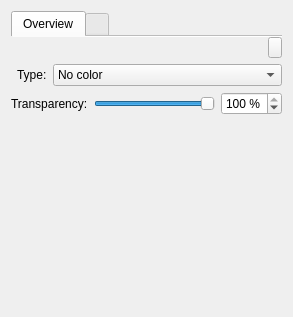
<?xml version="1.0" encoding="UTF-8"?>
<ui version="4.0">
 <class>SelectorWidget</class>
 <widget class="QWidget" name="SelectorWidget">
  <property name="geometry">
   <rect>
    <x>0</x>
    <y>0</y>
    <width>293</width>
    <height>317</height>
   </rect>
  </property>
  <layout class="QHBoxLayout" name="horizontalLayout_4">
   <item>
    <widget class="QTabWidget" name="tabWidget">
     <property name="currentIndex">
      <number>0</number>
     </property>
     <property name="documentMode">
      <bool>true</bool>
     </property>
     <widget class="QWidget" name="overviewTab">
      <attribute name="title">
       <string>Overview</string>
      </attribute>
      <layout class="QGridLayout" name="gridLayout_3">
       <property name="margin">
        <number>0</number>
       </property>
       <item row="0" column="0">
        <widget class="StrokeFillSelector" name="selector">
         <property name="sizePolicy">
          <sizepolicy hsizetype="Minimum" vsizetype="Minimum">
           <horstretch>0</horstretch>
           <verstretch>0</verstretch>
          </sizepolicy>
         </property>
        </widget>
       </item>
       <item row="0" column="1">
        <layout class="QGridLayout" name="gridLayout">
         <item row="0" column="1">
          <widget class="QLabel" name="type">
           <property name="sizePolicy">
            <sizepolicy hsizetype="Expanding" vsizetype="Preferred">
             <horstretch>0</horstretch>
             <verstretch>0</verstretch>
            </sizepolicy>
           </property>
          </widget>
         </item>
         <item row="0" column="2">
          <widget class="QToolButton" name="typePopup">
           <property name="shortcut">
            <string>Ctrl+S</string>
           </property>
           <property name="popupMode">
            <enum>QToolButton::InstantPopup</enum>
           </property>
           <property name="toolButtonStyle">
            <enum>Qt::ToolButtonTextOnly</enum>
           </property>
          </widget>
         </item>
         <item row="1" column="0">
          <widget class="QLabel" name="label">
           <property name="sizePolicy">
            <sizepolicy hsizetype="Maximum" vsizetype="Preferred">
             <horstretch>0</horstretch>
             <verstretch>0</verstretch>
            </sizepolicy>
           </property>
           <property name="text">
            <string>Type:</string>
           </property>
           <property name="buddy">
            <cstring>typeChoice</cstring>
           </property>
          </widget>
         </item>
         <item row="1" column="1" colspan="2">
          <widget class="QComboBox" name="typeChoice">
           <item>
            <property name="text">
             <string>No color</string>
            </property>
           </item>
           <item>
            <property name="text">
             <string>Flat color</string>
            </property>
           </item>
           <item>
            <property name="text">
             <string>Gradient</string>
            </property>
           </item>
           <item>
            <property name="text">
             <string>Bitmap pattern</string>
            </property>
           </item>
          </widget>
         </item>
        </layout>
       </item>
       <item row="1" column="0" colspan="2">
        <layout class="QHBoxLayout" name="horizontalLayout_3">
         <item>
          <widget class="QLabel" name="label_2">
           <property name="text">
            <string>Transparency:</string>
           </property>
           <property name="buddy">
            <cstring>transparency</cstring>
           </property>
          </widget>
         </item>
         <item>
          <widget class="QSlider" name="transparencySlider">
           <property name="maximum">
            <number>100</number>
           </property>
           <property name="value">
            <number>100</number>
           </property>
           <property name="orientation">
            <enum>Qt::Horizontal</enum>
           </property>
          </widget>
         </item>
         <item>
          <widget class="QSpinBox" name="transparency">
           <property name="suffix">
            <string> %</string>
           </property>
           <property name="maximum">
            <number>100</number>
           </property>
           <property name="value">
            <number>100</number>
           </property>
          </widget>
         </item>
        </layout>
       </item>
       <item row="2" column="1">
        <spacer name="verticalSpacer">
         <property name="orientation">
          <enum>Qt::Vertical</enum>
         </property>
         <property name="sizeHint" stdset="0">
          <size>
           <width>20</width>
           <height>1</height>
          </size>
         </property>
        </spacer>
       </item>
      </layout>
     </widget>
     <widget class="QWidget" name="strokeFillTab">
      <attribute name="title">
       <string/>
      </attribute>
      <layout class="QGridLayout" name="gridLayout_2">
       <property name="margin">
        <number>0</number>
       </property>
       <item row="0" column="0">
        <widget class="QLabel" name="label_3">
         <property name="sizePolicy">
          <sizepolicy hsizetype="Maximum" vsizetype="Preferred">
           <horstretch>0</horstretch>
           <verstretch>0</verstretch>
          </sizepolicy>
         </property>
         <property name="text">
          <string>Type:</string>
         </property>
         <property name="buddy">
          <cstring>typeChoice</cstring>
         </property>
        </widget>
       </item>
       <item row="0" column="1">
        <widget class="QComboBox" name="typeChoice2">
         <item>
          <property name="text">
           <string>No color</string>
          </property>
         </item>
         <item>
          <property name="text">
           <string>Flat color</string>
          </property>
         </item>
         <item>
          <property name="text">
           <string>Gradient</string>
          </property>
         </item>
         <item>
          <property name="text">
           <string>Bitmap pattern</string>
          </property>
         </item>
        </widget>
       </item>
       <item row="1" column="0" colspan="2">
        <layout class="QHBoxLayout" name="horizontalLayout_5">
         <item>
          <layout class="QVBoxLayout" name="contentsLayout"/>
         </item>
         <item>
          <spacer name="verticalSpacer_2">
           <property name="orientation">
            <enum>Qt::Vertical</enum>
           </property>
           <property name="sizeHint" stdset="0">
            <size>
             <width>0</width>
             <height>1</height>
            </size>
           </property>
          </spacer>
         </item>
        </layout>
       </item>
      </layout>
     </widget>
    </widget>
   </item>
  </layout>
 </widget>
 <customwidgets>
  <customwidget>
   <class>StrokeFillSelector</class>
   <extends>QFrame</extends>
   <header>docker/StrokeFillSelector.h</header>
   <container>1</container>
  </customwidget>
 </customwidgets>
 <tabstops>
  <tabstop>typeChoice</tabstop>
  <tabstop>transparencySlider</tabstop>
  <tabstop>transparency</tabstop>
  <tabstop>typePopup</tabstop>
 </tabstops>
 <resources/>
 <connections>
  <connection>
   <sender>transparencySlider</sender>
   <signal>valueChanged(int)</signal>
   <receiver>transparency</receiver>
   <slot>setValue(int)</slot>
   <hints>
    <hint type="sourcelabel">
     <x>176</x>
     <y>110</y>
    </hint>
    <hint type="destinationlabel">
     <x>254</x>
     <y>109</y>
    </hint>
   </hints>
  </connection>
  <connection>
   <sender>transparency</sender>
   <signal>valueChanged(int)</signal>
   <receiver>transparencySlider</receiver>
   <slot>setValue(int)</slot>
   <hints>
    <hint type="sourcelabel">
     <x>254</x>
     <y>109</y>
    </hint>
    <hint type="destinationlabel">
     <x>177</x>
     <y>110</y>
    </hint>
   </hints>
  </connection>
  <connection>
   <sender>typeChoice</sender>
   <signal>currentIndexChanged(int)</signal>
   <receiver>typeChoice2</receiver>
   <slot>setCurrentIndex(int)</slot>
   <hints>
    <hint type="sourcelabel">
     <x>196</x>
     <y>70</y>
    </hint>
    <hint type="destinationlabel">
     <x>97</x>
     <y>41</y>
    </hint>
   </hints>
  </connection>
  <connection>
   <sender>typeChoice2</sender>
   <signal>currentIndexChanged(int)</signal>
   <receiver>typeChoice</receiver>
   <slot>setCurrentIndex(int)</slot>
   <hints>
    <hint type="sourcelabel">
     <x>123</x>
     <y>41</y>
    </hint>
    <hint type="destinationlabel">
     <x>212</x>
     <y>71</y>
    </hint>
   </hints>
  </connection>
 </connections>
</ui>
